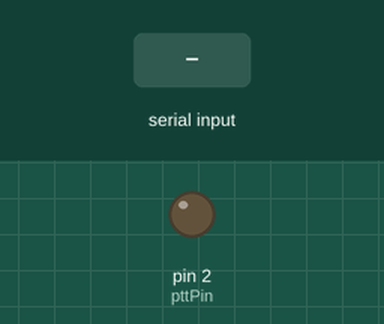
This sketch was run on a simulated Arduino Uno, built with avr-gcc and run on an emulated ATmega328P. Parts: output pins drawn as LEDs (lit = HIGH). Inputs (shaded band) come from the test bench.

Above: at 1.2 s.
1.3 s: "T" received over Serial
At 1.6 s:
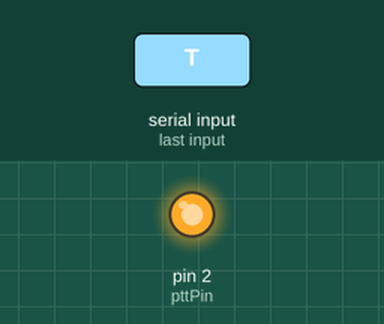
8.8 s: "R" received over Serial
At 9.7 s:
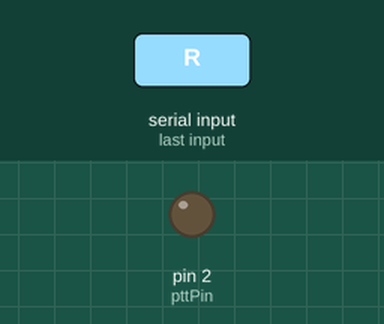
Timing chart, 0 to 11.3 s (numbered marks = the images above; inputs shaded):
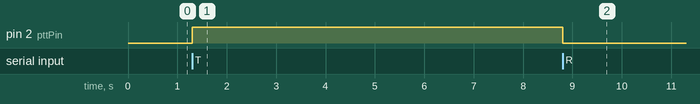

Measured:
- after the input at 1.3 s, pin 2 (pttPin): LOW → HIGH at once
- after the input at 8.8 s, pin 2 (pttPin): HIGH → LOW at once

The sketch:

SerialSwitch.ino
```cpp
//serial switch for ptt. acting as bi stable relais triggered by serial interface
//2018-07-11, oe6rke

int inByte = 0;         // incoming serial byte
int pttPin = 2;         // pin5 , D2 as PTT Relais
int buggi = 0;       // 0 no debug out, 1 debug out
//ptt relais placed on D2


void setup() {
  // put your setup code here, to run once:
  pinMode(pttPin, OUTPUT);      // sets the digital pin as output for relais
  digitalWrite(pttPin, LOW);        // sets the pin to low = rx

  // start serial port at 9600 bps and wait for port to open:
   Serial.begin(9600);
   while (!Serial) {
       ; // wait for serial port to connect. Needed for native USB port only
   }
}

void loop() {
  // if we get a valid byte, read analog ins:
   if (Serial.available() > 0) { //we have data
     // get incoming byte:
     inByte = Serial.read();

     //ptt on: t or T; acsi 84, 116
     if(inByte == 84 || inByte == 116) {
      //fire TX Relais on
      digitalWrite(pttPin, HIGH);        // sets the pin to low = tx
      if(buggi==1) Serial.println("PTT ON");
     }

     //ptt off: r or R; acsi 82, 114
     if(inByte == 82 || inByte == 114) {
      //fire TX Relais off
      digitalWrite(pttPin, LOW);        // sets the pin to low = rx
      if(buggi==1) Serial.println("PTT OFF");
     }

     //help state, char h, H, more or like debug state
     if(inByte == 72 || inByte == 104) {
      //returns state of ptt pin = PD2, pin2 = bit5 of PORTD
      Serial.println(bitRead(PORTD,2));
     }

     //debug state, char d, D, more or like debug state
     if(inByte == 68 || inByte == 100) {
      if(buggi == 0) {
         buggi = 1;
         Serial.println("debug on");
      }
      else if(buggi == 1) {
         buggi = 0;
         Serial.println("debug off");
      }
     }

     //info ?
     if(inByte == 63 ) {
      Serial.println("Serial 9k6 PTT Switch, OE6RKE, 2018-07-10, relais on D2");
      Serial.println("r/R switches to rx=relais0, r/T switches to tx=relais1, h/H Pinstate D2, d/D triggers debug messages.");
     }

   }
}
```
